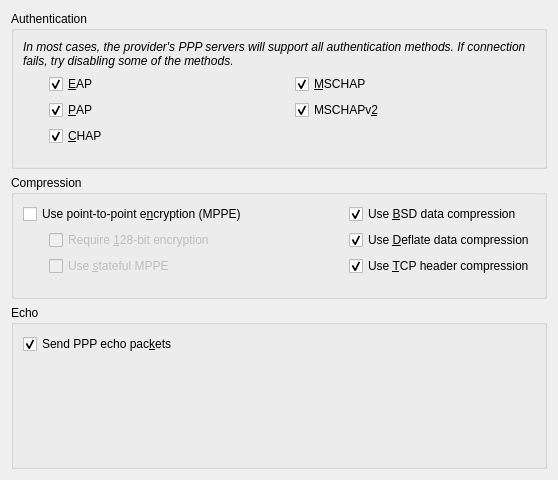
<?xml version="1.0" encoding="UTF-8"?>
<ui version="4.0">
 <class>PPPWidget</class>
 <widget class="QWidget" name="PPPWidget">
  <property name="geometry">
   <rect>
    <x>0</x>
    <y>0</y>
    <width>558</width>
    <height>480</height>
   </rect>
  </property>
  <layout class="QVBoxLayout" name="verticalLayout">
   <item>
    <widget class="QGroupBox" name="authGroup">
     <property name="title">
      <string>Authentication</string>
     </property>
     <property name="flat">
      <bool>false</bool>
     </property>
     <layout class="QGridLayout" name="gridLayout">
      <property name="bottomMargin">
       <number>20</number>
      </property>
      <item row="1" column="0">
       <spacer name="horizontalSpacer">
        <property name="orientation">
         <enum>Qt::Horizontal</enum>
        </property>
        <property name="sizeType">
         <enum>QSizePolicy::Fixed</enum>
        </property>
        <property name="sizeHint" stdset="0">
         <size>
          <width>20</width>
          <height>20</height>
         </size>
        </property>
       </spacer>
      </item>
      <item row="2" column="2">
       <widget class="QCheckBox" name="mschapv2">
        <property name="text">
         <string>MSCHAPv&amp;2</string>
        </property>
        <property name="checked">
         <bool>true</bool>
        </property>
       </widget>
      </item>
      <item row="3" column="1">
       <widget class="QCheckBox" name="chap">
        <property name="text">
         <string>&amp;CHAP</string>
        </property>
        <property name="checked">
         <bool>true</bool>
        </property>
       </widget>
      </item>
      <item row="1" column="2">
       <widget class="QCheckBox" name="mschap">
        <property name="text">
         <string>&amp;MSCHAP</string>
        </property>
        <property name="checked">
         <bool>true</bool>
        </property>
       </widget>
      </item>
      <item row="2" column="1">
       <widget class="QCheckBox" name="pap">
        <property name="text">
         <string>&amp;PAP</string>
        </property>
        <property name="checked">
         <bool>true</bool>
        </property>
       </widget>
      </item>
      <item row="1" column="1">
       <widget class="QCheckBox" name="eap">
        <property name="text">
         <string>&amp;EAP</string>
        </property>
        <property name="checked">
         <bool>true</bool>
        </property>
       </widget>
      </item>
      <item row="0" column="0" colspan="3">
       <widget class="QLabel" name="label">
        <property name="text">
         <string>&lt;html&gt;&lt;head/&gt;&lt;body&gt;&lt;p&gt;&lt;span style=&quot; font-style:italic;&quot;&gt;In most cases, the provider's PPP servers will support all authentication methods. If connection fails, try disabling some of the methods.&lt;/span&gt;&lt;/p&gt;&lt;/body&gt;&lt;/html&gt;</string>
        </property>
        <property name="textFormat">
         <enum>Qt::RichText</enum>
        </property>
        <property name="wordWrap">
         <bool>true</bool>
        </property>
       </widget>
      </item>
     </layout>
    </widget>
   </item>
   <item>
    <widget class="QGroupBox" name="compressionGroup">
     <property name="title">
      <string>Compression</string>
     </property>
     <property name="flat">
      <bool>false</bool>
     </property>
     <property name="checkable">
      <bool>false</bool>
     </property>
     <layout class="QGridLayout" name="gridLayout_2">
      <property name="bottomMargin">
       <number>20</number>
      </property>
      <item row="0" column="0" colspan="2">
       <widget class="QCheckBox" name="mppe">
        <property name="sizePolicy">
         <sizepolicy hsizetype="MinimumExpanding" vsizetype="Fixed">
          <horstretch>0</horstretch>
          <verstretch>0</verstretch>
         </sizepolicy>
        </property>
        <property name="text">
         <string>Use point-to-point e&amp;ncryption (MPPE)</string>
        </property>
       </widget>
      </item>
      <item row="0" column="2">
       <widget class="QCheckBox" name="bsdComp">
        <property name="text">
         <string>Use &amp;BSD data compression</string>
        </property>
        <property name="checked">
         <bool>true</bool>
        </property>
       </widget>
      </item>
      <item row="1" column="0">
       <spacer name="horizontalSpacer_2">
        <property name="orientation">
         <enum>Qt::Horizontal</enum>
        </property>
        <property name="sizeType">
         <enum>QSizePolicy::Fixed</enum>
        </property>
        <property name="sizeHint" stdset="0">
         <size>
          <width>20</width>
          <height>20</height>
         </size>
        </property>
       </spacer>
      </item>
      <item row="1" column="1">
       <widget class="QCheckBox" name="mppe128">
        <property name="enabled">
         <bool>false</bool>
        </property>
        <property name="sizePolicy">
         <sizepolicy hsizetype="MinimumExpanding" vsizetype="Fixed">
          <horstretch>0</horstretch>
          <verstretch>0</verstretch>
         </sizepolicy>
        </property>
        <property name="text">
         <string>Require &amp;128-bit encryption</string>
        </property>
       </widget>
      </item>
      <item row="1" column="2">
       <widget class="QCheckBox" name="deflateComp">
        <property name="text">
         <string>Use &amp;Deflate data compression</string>
        </property>
        <property name="checked">
         <bool>true</bool>
        </property>
       </widget>
      </item>
      <item row="2" column="0">
       <spacer name="horizontalSpacer_3">
        <property name="orientation">
         <enum>Qt::Horizontal</enum>
        </property>
        <property name="sizeType">
         <enum>QSizePolicy::Fixed</enum>
        </property>
        <property name="sizeHint" stdset="0">
         <size>
          <width>20</width>
          <height>20</height>
         </size>
        </property>
       </spacer>
      </item>
      <item row="2" column="1">
       <widget class="QCheckBox" name="mppeStateful">
        <property name="enabled">
         <bool>false</bool>
        </property>
        <property name="sizePolicy">
         <sizepolicy hsizetype="MinimumExpanding" vsizetype="Fixed">
          <horstretch>0</horstretch>
          <verstretch>0</verstretch>
         </sizepolicy>
        </property>
        <property name="text">
         <string>Use &amp;stateful MPPE</string>
        </property>
       </widget>
      </item>
      <item row="2" column="2">
       <widget class="QCheckBox" name="tcpComp">
        <property name="text">
         <string>Use &amp;TCP header compression</string>
        </property>
        <property name="checked">
         <bool>true</bool>
        </property>
       </widget>
      </item>
     </layout>
     <zorder>authGroup</zorder>
     <zorder>echoGroup</zorder>
     <zorder>mppe</zorder>
     <zorder>horizontalSpacer_2</zorder>
     <zorder>mppe128</zorder>
     <zorder>mppeStateful</zorder>
     <zorder>horizontalSpacer_3</zorder>
     <zorder>bsdComp</zorder>
     <zorder>deflateComp</zorder>
     <zorder>tcpComp</zorder>
    </widget>
   </item>
   <item>
    <widget class="QGroupBox" name="echoGroup">
     <property name="title">
      <string>Echo</string>
     </property>
     <property name="flat">
      <bool>false</bool>
     </property>
     <layout class="QVBoxLayout" name="verticalLayout_2">
      <item>
       <widget class="QCheckBox" name="senddEcho">
        <property name="text">
         <string>Send PPP echo pac&amp;kets</string>
        </property>
        <property name="checked">
         <bool>true</bool>
        </property>
       </widget>
      </item>
      <item>
       <spacer name="verticalSpacer">
        <property name="orientation">
         <enum>Qt::Vertical</enum>
        </property>
        <property name="sizeHint" stdset="0">
         <size>
          <width>20</width>
          <height>113</height>
         </size>
        </property>
       </spacer>
      </item>
     </layout>
    </widget>
   </item>
  </layout>
 </widget>
 <resources/>
 <connections>
  <connection>
   <sender>mppe</sender>
   <signal>toggled(bool)</signal>
   <receiver>mppe128</receiver>
   <slot>setEnabled(bool)</slot>
   <hints>
    <hint type="sourcelabel">
     <x>137</x>
     <y>204</y>
    </hint>
    <hint type="destinationlabel">
     <x>133</x>
     <y>232</y>
    </hint>
   </hints>
  </connection>
  <connection>
   <sender>mppe</sender>
   <signal>toggled(bool)</signal>
   <receiver>mppeStateful</receiver>
   <slot>setEnabled(bool)</slot>
   <hints>
    <hint type="sourcelabel">
     <x>199</x>
     <y>205</y>
    </hint>
    <hint type="destinationlabel">
     <x>177</x>
     <y>256</y>
    </hint>
   </hints>
  </connection>
 </connections>
</ui>
